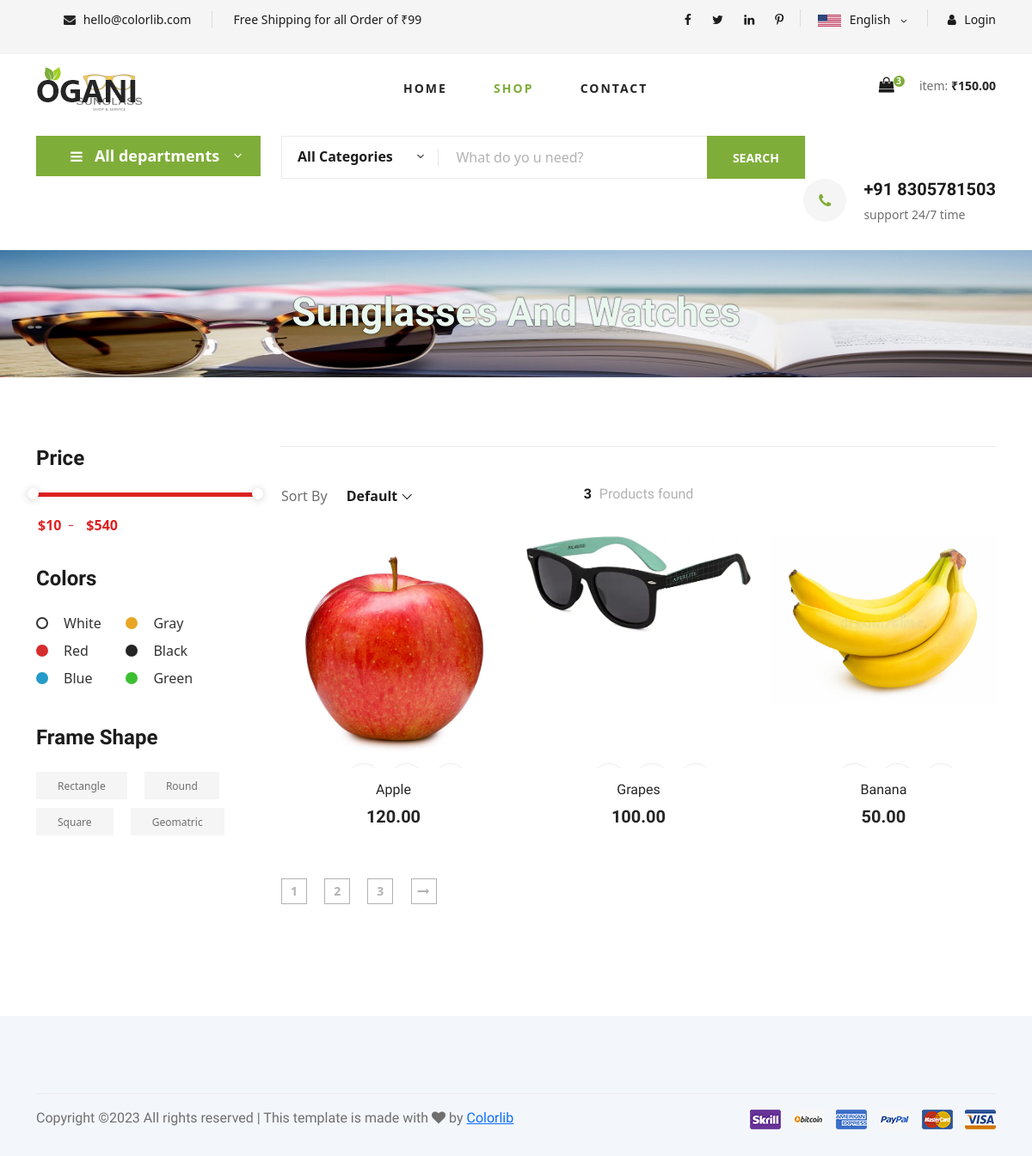
The app's page /, older data.
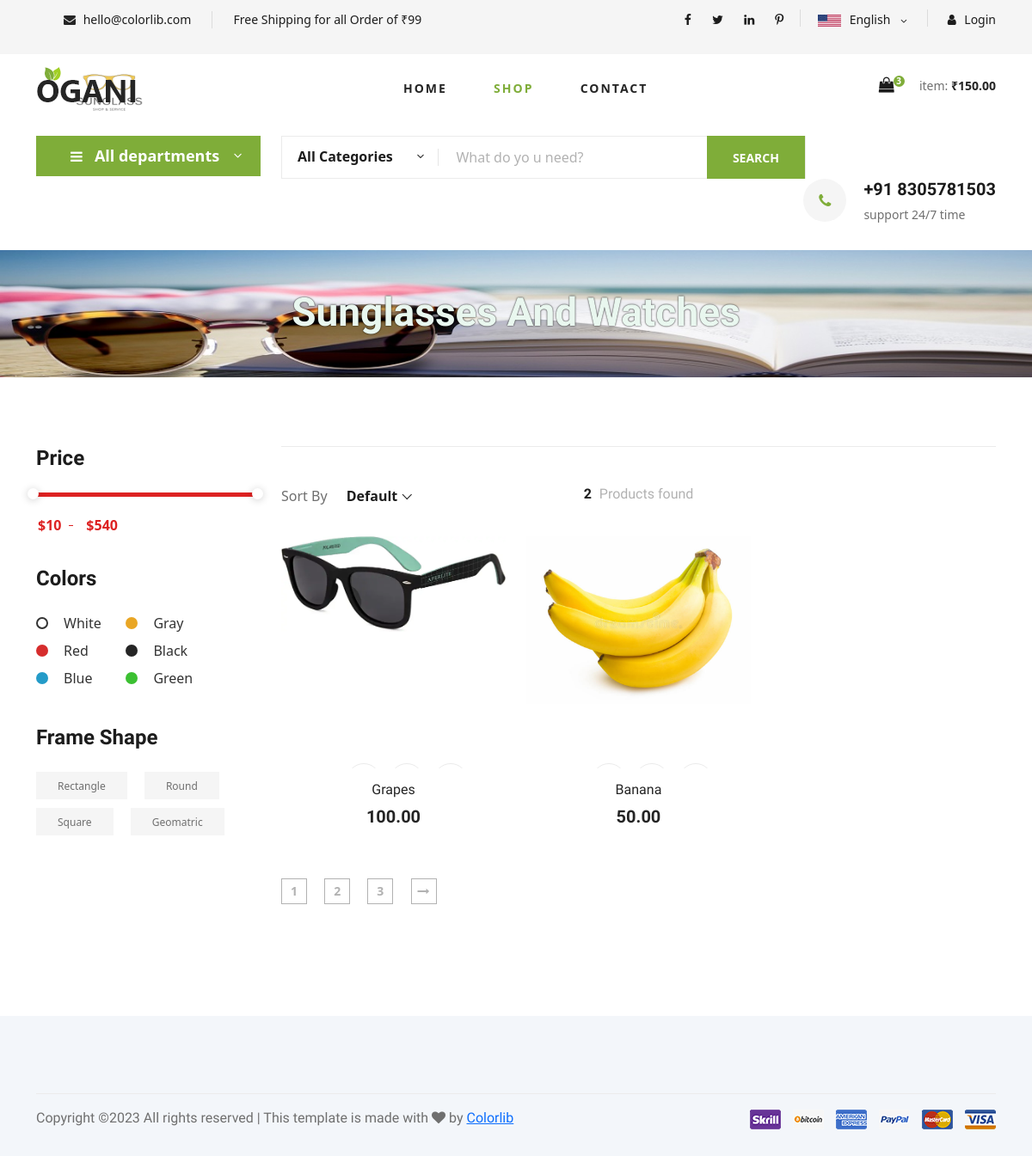
The same page, newer data.
### product/models.py (models this page shows, shortened)
class Product(models.Model):
    p_name = models.CharField(max_length=100,unique=True)
    description = models.CharField(max_length=500,default='')
    price = models.DecimalField(decimal_places=2,max_digits=5)
    Category=models.ForeignKey(Category,on_delete=models.CASCADE)
    quantity = models.IntegerField(default=1)
    image = models.ImageField(upload_to='products')
    @staticmethod
    def get_all_product():
        return Product.objects.all()

### product/views.py (the view)
# urls.py: path('',index,name='index'),
def index(request):
    category = Category.get_category()
    categoryid = request.GET.get('categories')
    if categoryid:
        product = Product.get_all_product_by(categoryid)
        product_count = product.count()
    else:
        product = Product.get_all_product()
        product_count = product.count()
    data ={}
    data['product_count'] = product_count
    data['categories'] = category
    data['products']=product
    print(request.session.get('email'))
    return render(request,"shop-grid.html",data)

### product/models.py (called while the page is built)
    @staticmethod
    def get_category():
        return Category.objects.all()

### templates/shop-grid.html (shortened to what the changed rows need)
{% extends 'base.html' %}
{% load static %}
{% block content %}
<body>
    <section class="breadcrumb-section set-bg " id="bg-breadcrumb" data-setbg="{% static 'img/banner/new1.jpg' %}">
        <div class="container" >
            <div class="row">
                <div class="col-lg-12 text-center">
                    <div class="breadcrumb__text">
                        <h2 id="shop-heading" style="color:rgb(233, 247, 239);text-shadow: 0px 0px 2px black;">Sunglasses And Watches</h2>
                    </div>
                </div>
            </div>
        </div>
    </section>
    <section class="product spad">
        <div class="container" id="shopcontainer">
            <div class="row">
                <div class="col-lg-9 col-md-7">
                    <div class="product__discount">
                    <div class="filter__item">
                        <div class="row">
                            <div class="col-lg-4 col-md-4">
                                <div class="filter__found">
                                    <h6><span>{{product_count}}</span> Products found</h6>
                                </div>
                            </div>
                        </div>
                    </div>
                    <div class="row">
                        {% for product in products %}
                        <div class="col-lg-4 col-md-6 col-sm-6">
                            <div class="product__item">
                                <div class="product__item__pic set-bg"><img src="{{product.image.url}}">
                                    <ul class="product__item__pic__hover">
                                        <li><a href="#" style="text-decoration-line: none;"></a></li>
                                        <li><a href="#" style="text-decoration-line: none;"></a></li>
                                        <li><a href="cart/{{product.id}}" style="text-decoration-line: none;"></a></li>
                                    </ul>
                                </div>
                                <div class="product__item__text">
                                    <h6><a href="#" style="text-decoration-line: none;">{{product.p_name}}</a></h6>
                                    <h5>{{product.price}}</h5>
                                </div>
                            </div>
                        </div>
                        {% endfor %}
                    </div>
                </div>
            </div>
        </div>
    </section>
</body>
</html>
{% endblock %}

Row changes from the older to the newer data that the page shows:
removed Product: image (picture), p_name "Apple", price "120.00"
Text that changed along with them:
{{ product_count }}: "3" → "2"
